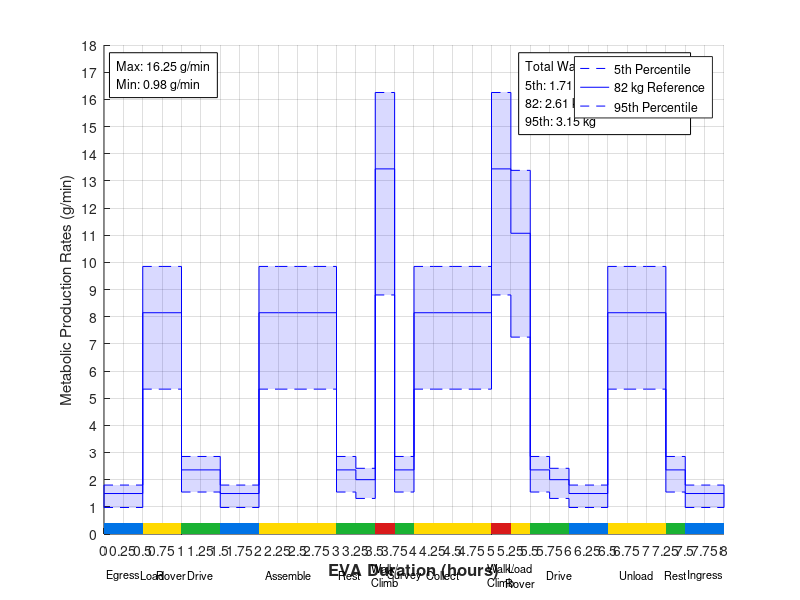

Reproduce this figure in MATLAB. (Note: this script raises an error after producing the figure.)
clc; clear; close all;
figure('Units', 'normalized', 'Position', [0.05 0.1 0.9 0.8]);

% Varied EVA Metabolic Rates
% MetMan Data (outputs in g/min)

% nominal
watervapor_82_nom = 1.49;

% aerobic
watervapor_82_aero = 13.44; %(13.44+7.09)/2; % MAYBE AVG WITH 7.09 OR TAKE MAX - going with max

% resistive1
watervapor_82_resist1 = 11.07; 
% resistive2
watervapor_82_resist2 = 8.73; 
% resistive3
watervapor_82_resist3 = 6.79; 
% resistive4
watervapor_82_resist4 = 5.99; 
% average resistive
watervapor_82_resist = sum(watervapor_82_resist1 + watervapor_82_resist2 + watervapor_82_resist3 + watervapor_82_resist4)/4;

% recovery1
watervapor_82_recovery1 = 2.36;
% recovery1
watervapor_82_recovery2 = 2.00;
% recovery1
watervapor_82_recovery3 = 1.74;
% recovery4
watervapor_82_recovery4 = 1.59;

% Percentile Masses (kg)
M_5th = 53.685;
M_95th = 99.157;

% CALCULATIONS
% nominal
watervapor_5th_nom = (watervapor_82_nom)*(M_5th/82);
watervapor_95th_nom = (watervapor_82_nom)*(M_95th/82);

% aerobic
watervapor_5th_aero = (watervapor_82_aero)*(M_5th/82);
watervapor_95th_aero = (watervapor_82_aero)*(M_95th/82);

% resistive1
watervapor_5th_resist1 = (watervapor_82_resist1)*(M_5th/82);
watervapor_95th_resist1 = (watervapor_82_resist1)*(M_95th/82);
% resistive2
watervapor_5th_resist2 = (watervapor_82_resist2)*(M_5th/82);
watervapor_95th_resist2 = (watervapor_82_resist2)*(M_95th/82);
% resistive3
watervapor_5th_resist3 = (watervapor_82_resist3)*(M_5th/82);
watervapor_95th_resist3 = (watervapor_82_resist3)*(M_95th/82);
% resistive4
watervapor_5th_resist4 = (watervapor_82_resist4)*(M_5th/82);
watervapor_95th_resist4 = (watervapor_82_resist4)*(M_95th/82);
% AVERAGE
watervapor_5th_resist = (watervapor_82_resist)*(M_5th/82);
watervapor_95th_resist = (watervapor_82_resist)*(M_95th/82);


% recovery1
watervapor_5th_recovery1 = (watervapor_82_recovery1)*(M_5th/82);
watervapor_95th_recovery1 = (watervapor_82_recovery1)*(M_95th/82);
% recovery2
watervapor_5th_recovery2 = (watervapor_82_recovery2)*(M_5th/82);
watervapor_95th_recovery2 = (watervapor_82_recovery2)*(M_95th/82);
% recovery3
watervapor_5th_recovery3 = (watervapor_82_recovery3)*(M_5th/82);
watervapor_95th_recovery3 = (watervapor_82_recovery3)*(M_95th/82);
% recovery4
watervapor_5th_recovery4 = (watervapor_82_recovery4)*(M_5th/82);
watervapor_95th_recovery4 = (watervapor_82_recovery4)*(M_95th/82);


%%%%%%%%%%%%%%%%%%%%%%%%%%%%%%%%%%%%%%%%%%%%%%%%%%%%%%%%%%%%%%%%%%%%%
% PLOT
hold on;

% Time boundaries (one more entry than there are chunks)
t = [0 0.5 0.75 1 1.5 2 2.25 2.5 2.75 3 3.25 3.5 3.75 4 4.25 4.5 4.75 5 5.25 5.5 5.75 6 6.5 6.75 7 7.25 7.5 8];

% Activity zone for each chunk (nom, aero, resist, or recovery)
zones = {'nom', 'resist', 'resist', 'recovery', 'nom', ...
         'resist', 'resist', 'resist', 'resist', ...
         'recovery', 'recovery', 'aero', 'recovery', ...
         'resist', 'resist', 'resist', 'resist', ...
         'aero', 'resist', 'recovery', 'recovery', 'nom', ...
         'resist', 'resist', 'resist', 'recovery', 'nom'};

% Zone colors: blue, red, yellow, green
zone_names  = {'nom', 'aero', 'resist', 'recovery'};
zone_colors = [0 0.45 0.9;    % nominal  - blue
               0.85 0.1 0.1;  % aerobic  - red
               1 0.85 0;      % resistive - yellow
               0.1 0.7 0.2];  % recovery - green

% Task name for each chunk (edit these)
tasks = {'Egress', 'Load', 'Rover', 'Drive', '', '', 'Assemble', '', '', ...
         '  Rest', '', ['Walk/' newline 'Climb'], 'Survey', ' ', 'Collect', ' ', ' ', ...
         ['Walk/' newline 'Climb'], ['Load' newline 'Rover'], '', 'Drive', '', ...
         '', 'Unload', ' ', 'Rest', 'Ingress'};
% Values for each chunk, same order as tasks
wv_5th  = [watervapor_5th_nom watervapor_5th_resist watervapor_5th_resist watervapor_5th_recovery1 watervapor_5th_nom  watervapor_5th_resist watervapor_5th_resist watervapor_5th_resist watervapor_5th_resist watervapor_5th_recovery1 watervapor_5th_recovery2 watervapor_5th_aero watervapor_5th_recovery1 watervapor_5th_resist watervapor_5th_resist watervapor_5th_resist watervapor_5th_resist watervapor_5th_aero watervapor_5th_resist1 watervapor_5th_recovery1 watervapor_5th_recovery2 watervapor_5th_nom watervapor_5th_resist watervapor_5th_resist watervapor_5th_resist watervapor_5th_recovery1 watervapor_5th_nom];
wv_82   = [watervapor_82_nom  watervapor_82_resist watervapor_82_resist watervapor_82_recovery1 watervapor_82_nom   watervapor_82_resist watervapor_82_resist watervapor_82_resist watervapor_82_resist watervapor_82_recovery1 watervapor_82_recovery2 watervapor_82_aero watervapor_82_recovery1 watervapor_82_resist watervapor_82_resist watervapor_82_resist watervapor_82_resist watervapor_82_aero watervapor_82_resist1 watervapor_82_recovery1 watervapor_82_recovery2 watervapor_82_nom watervapor_82_resist watervapor_82_resist watervapor_82_resist watervapor_82_recovery1 watervapor_82_nom];
wv_95th = [watervapor_95th_nom watervapor_95th_resist watervapor_95th_resist watervapor_95th_recovery1 watervapor_95th_nom watervapor_95th_resist watervapor_95th_resist watervapor_95th_resist watervapor_95th_resist watervapor_95th_recovery1 watervapor_95th_recovery2 watervapor_95th_aero watervapor_95th_recovery1 watervapor_95th_resist watervapor_95th_resist watervapor_95th_resist watervapor_95th_resist watervapor_95th_aero watervapor_95th_resist1 watervapor_95th_recovery1 watervapor_95th_recovery2 watervapor_95th_nom watervapor_95th_resist watervapor_95th_resist watervapor_95th_resist watervapor_95th_recovery1 watervapor_95th_nom];


% Draw each chunk
for k = 1:length(wv_82)
    x = [t(k) t(k+1)];

    % shaded 5th-95th region
    fill([x fliplr(x)], [wv_5th(k) wv_5th(k) wv_95th(k) wv_95th(k)], 'b', ...
        'FaceAlpha', 0.15, 'EdgeColor', 'none', 'HandleVisibility', 'off')

    % fill([x fliplr(x)], [co2_5th(k) co2_5th(k) co2_95th(k) co2_95th(k)], 'y', ...
    %     'FaceAlpha', 0.15, 'EdgeColor', 'none', 'HandleVisibility', 'off')

    % lines
    plot(x, [wv_5th(k) wv_5th(k)], '--b')
    plot(x, [wv_82(k) wv_82(k)], 'b')
    plot(x, [wv_95th(k) wv_95th(k)], '--b')


    % task label centered under the chunk
    text(mean(x), -1.5, tasks{k}, 'HorizontalAlignment', 'center', 'FontSize', 8,'Clipping', 'off')

    % colored zone bar along the bottom of the plot
    c = zone_colors(strcmp(zone_names, zones{k}), :);
    fill([x fliplr(x)], [0 0 0.4 0.4], c, 'EdgeColor', 'none', 'HandleVisibility', 'off')

    
end

% Vertical connectors between chunks
for k = 1:length(wv_82)-1
    xb = t(k+1);   % boundary between chunk k and k+1
    plot([xb xb], [wv_5th(k)  wv_5th(k+1)],  '-b', 'HandleVisibility', 'off')
    plot([xb xb], [wv_95th(k) wv_95th(k+1)], '-b', 'HandleVisibility', 'off')
    plot([xb xb], [wv_82(k) wv_82(k+1)], '-b', 'HandleVisibility', 'off')

    
end

% End caps (left edge of first chunk, right edge of last chunk)
plot([t(1) t(1)],     [wv_5th(1)   wv_95th(1)],   '-b', 'HandleVisibility', 'off')
plot([t(end) t(end)], [wv_5th(end) wv_95th(end)], '-b', 'HandleVisibility', 'off')

ylim([0 18])
yticks(0:1:18)
xlim([0 t(end)])
xticks(0:0.25:t(end))

grid on;

% Max/min box (top left)
max_val = max(wv_95th);   % highest 95th percentile rate
min_val = min(wv_5th);    % lowest 5th percentile rate
text(0.02, 0.97, sprintf('Max: %.2f g/min\nMin: %.2f g/min', max_val, min_val), ...
    'Units', 'normalized', 'VerticalAlignment', 'top', 'FontSize', 9, ...
    'BackgroundColor', 'w', 'EdgeColor', 'k', 'Margin', 5)

% Totals (top right)
% Duration of each chunk in minutes (since each activity lasts different amounts of time)
dt = diff(t)*60;

% Total water vapor (g -> kg)
tot_wv_5th  = sum(wv_5th .*dt)/1000;
tot_wv_82   = sum(wv_82  .*dt)/1000;
tot_wv_95th = sum(wv_95th.*dt)/1000;

text(0.68, 0.97, sprintf('Total Water Vapor Produced\n5th: %.2f kg\n82: %.2f kg\n95th: %.2f kg', tot_wv_5th, tot_wv_82, tot_wv_95th), ...
    'Units', 'normalized', 'VerticalAlignment', 'top', 'FontSize', 9, ...
    'BackgroundColor', 'w', 'EdgeColor', 'k', 'Margin', 5)


legend("5th Percentile", "82 kg Reference", "95th Percentile")
xlabel("EVA Duration (hours)", 'FontSize', 12, 'FontWeight', 'bold')
ylabel("Metabolic Production Rates (g/min)")
subtitle("Varied EVA Metabolic Loads")
title("Water Vapor Production Rates with Changing Activity Zones")

% main plot layout: [left bottom width height]
ax = gca;
ax.Position = [0.05 0.2 0.85 0.72];
ax.XLabel.Position(2) = -2.4;
ax.XAxis.FontSize = 7;

% Zone key
zone_labels = {'Nominal', 'Aerobic', 'Resistive', 'Recovery'};
kax = axes('Position', [0.92 0.45 0.02 0.2]);
hold(kax, 'on')
for i = 1:4
    fill(kax, [0 1 1 0], [4-i 4-i 5-i 5-i], zone_colors(i,:), 'EdgeColor', 'k')
    text(kax, 1.3, 4.5-i, zone_labels{i}, 'FontSize', 8, 'VerticalAlignment', 'middle')
end
xlim(kax, [0 1])
ylim(kax, [0 4])
axis(kax, 'off')
